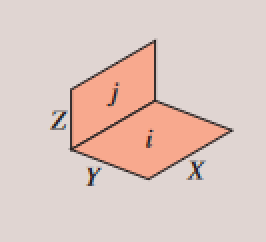
#> input picture Exam Formulas/3.png, 133 x 121 px, found by its file name (shown 2 times larger)
$ jupyter execute --allow-errors '2D Heat Transfer.ipynb'
#> lines starting #> are read from the running program, lines starting #| are printed output that depends on the picture
[cell 1]
import numpy as np
import matplotlib.pyplot as plt
from matplotlib import animation
from matplotlib.animation import PillowWriter
from mpl_toolkits.mplot3d import Axes3D
from skimage import color
from skimage import io
from numba import jit

# 2-Dimensional Heat Transfer

General Heat Equation assuming no source/sink:

$$\nabla^2T=\frac{1}{\alpha}\frac{dT}{dt}$$

* T _is temperature_
* $\alpha$ _is the thermal diffusivity_
* t _is time_

The equation can be discreetly approximated as:

$$\left [\frac{T(t)_{x+1,y}-2T(t)_{x,y}+T(t)_{x-1,y}}{\Delta x^2}+\frac{T(t)_{x,y+1}-2T(t)_{x,y}+T(t)_{x,y-1}}{\Delta y^2}\right ]=\frac{1}{\alpha}\frac{T(t+1)_{x,y}-T(t)_{x,y}}{\Delta t}$$

Now, letting our steps in the x and y direction be equal, we can say that $\Delta y^2=\Delta x^2$

$$\frac{1}{\Delta x^2}\left[T(t)_{x+1,y}+T(t)_{x-1,y}+T(t)_{x,y+1}+T(t)_{x,y-1}-4T(t)_{x,y}\right ]=\frac{1}{\alpha}\frac{T(t+1)_{x,y}-T(t)_{x,y}}{\Delta t}$$

Solving for the future time step $T(t+1)_{x,y}$ at the current point $(x,y)$:

$$T(t+1)_{x,y}=T(t)_{x,y}+\frac{\alpha \Delta t}{\Delta x^2}\left [T(t)_{x+1,y}+T(t)_{x-1,y}+T(t)_{x,y+1}+T(t)_{x,y-1}-4T(t)_{x,y}\right ]$$

Load Image

[cell 2]
img = color.rgb2gray(io.imread('3.png'))   # Read in image
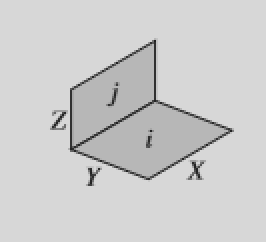
#> img: shape (121, 133) float64 (shown 2 times larger); min 0.129, max 0.844, mean 0.806
img = np.flip(img, axis=0)                      # Flip to correct orientation
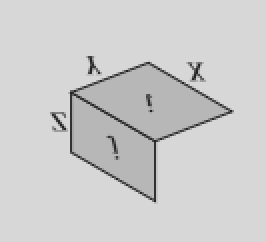
#> img: shape (121, 133) float64 (shown 2 times larger); min 0.129, max 0.844, mean 0.806

[cell 3]
plt.figure(figsize=(6,6))
plt.contourf(img)
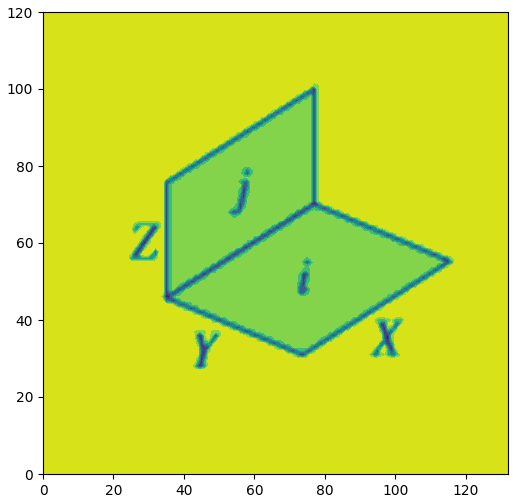
#> figure drawn by matplotlib, 1 panel

[cell 4]
shape_bool = img < 0.9     # Only dark pixels are selected
#> shape_bool: shape (121, 133) bool; every value is 1

Thermal diffusivity of the shape:

[cell 5]
k   = 1   # Conductivity constant
rho = 1   # Density
c_p = 1   # Specific heat

#a   = k/(rho*c_p)  # Thermal diffusivity
# a   = 5.2e-7        # Brick
a   = 8.2e-8        # Wood
# a   = 4.2e-6        # 304 Stainless
# a   = 1.11e-4       # Copper
# a   = 2.32e-7       # Example value

Initial Temperatures

[cell 6]
shape_temp   = 25 + 273.15    # Celcius to kelvin
ambient_temp = 165 + 273.15   # T_infinity

Set the image components to the correct initial temperatures:

[cell 7]
init_heat = np.zeros([100,100]) + ambient_temp  # Set everything to ambient temp
#> (the rest of this cell did not finish here and is left out)

[cell 8]
plt.figure(figsize=(6,6))
plt.contourf(init_heat)
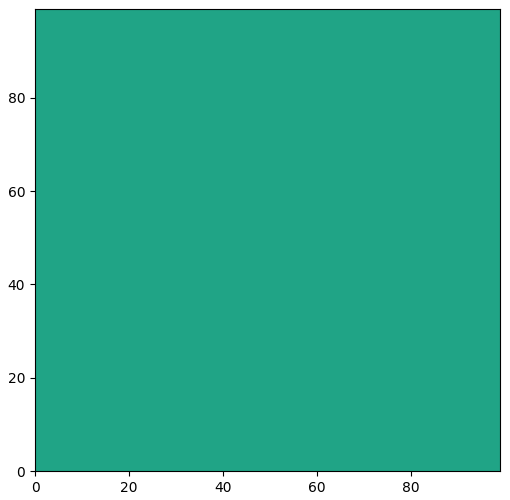
#> figure drawn by matplotlib, 1 panel
